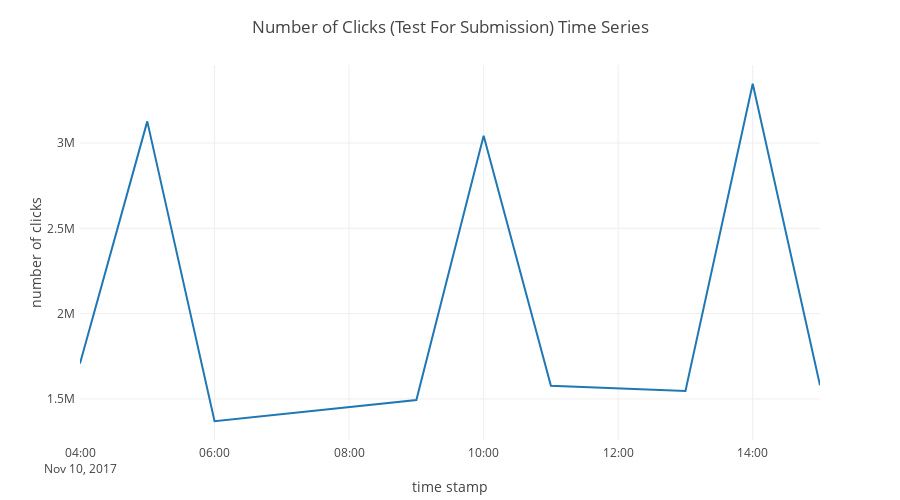

The code cell stored with this chart in its notebook:
### Code cell
# let's round timestamp to hour
df_test_submit['click_hour'] = df_test_submit['click_time'].dt.round('H')
num_clicks = df_test_submit.groupby('click_hour').size()
# plot
plotly_plot = PlotlyPlot(
    title='Number of Clicks (Test For Submission) Time Series', 
    yaxis={'title': 'number of clicks'}, 
    xaxis={'title': 'time stamp'})
plotly_plot.lineplot(
    x=num_clicks.index, 
    y=num_clicks, 

)

### Figure 1 — Plotly figure (JSON) as saved in the notebook; plotly's stock layout.template omitted (floating-point values rounded to 4 significant figures)
{"data": [{"line": {}, "marker": {}, "mode": "lines", "name": 0, "type": "scatter", "x": ["2017-11-10 04:00:00", "2017-11-10 05:00:00", "2017-11-10 06:00:00", "2017-11-10 09:00:00", "2017-11-10 10:00:00", "2017-11-10 11:00:00", "2017-11-10 13:00:00", "2017-11-10 14:00:00", "2017-11-10 15:00:00"], "y": [1707153, 3126697, 1369083, 1493238, 3043145, 1576831, 1546977, 3347334, 1580011]}], "layout": {"height": 500, "margin": {"b": 60, "pad": 4, "t": 65}, "title": "Number of Clicks (Test For Submission) Time Series", "width": 900, "xaxis": {"title": "time stamp"}, "yaxis": {"title": "number of clicks"}}}
